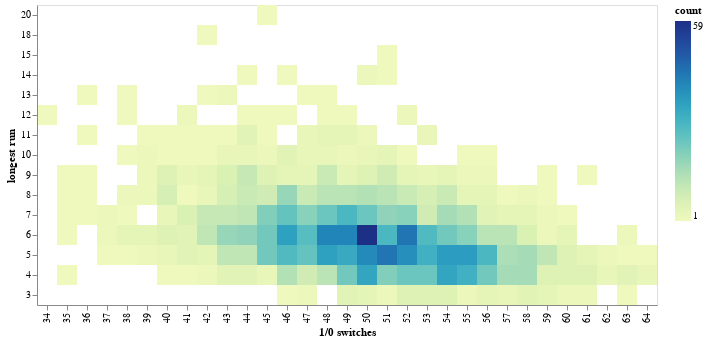

Here is the notebook cell this chart was saved with:
### Code cell
import altair as alt

alt.Chart(df).mark_rect().encode(
    x='1/0 switches:O',
    y=alt.Y('longest run:O', sort='descending'),
    color='count:Q'
)

### Figure 1 — Vega-Lite specification as saved in the notebook (floating-point values rounded to 4 significant figures; data arrays with more than 128 entries replaced by an {"elided": "..."} marker saying what was removed)
{"config": {"view": {"continuousWidth": 400, "continuousHeight": 300}}, "data": {"name": "data-657c82689ca4300ed717a6282069926f"}, "mark": "rect", "encoding": {"color": {"type": "quantitative", "field": "count"}, "x": {"type": "ordinal", "field": "1/0 switches"}, "y": {"type": "ordinal", "field": "longest run", "sort": "descending"}}, "$schema": "https://vega.github.io/schema/vega-lite/v4.8.1.json", "datasets": {"data-657c82689ca4300ed717a6282069926f": {"elided": "219 records"}}}
